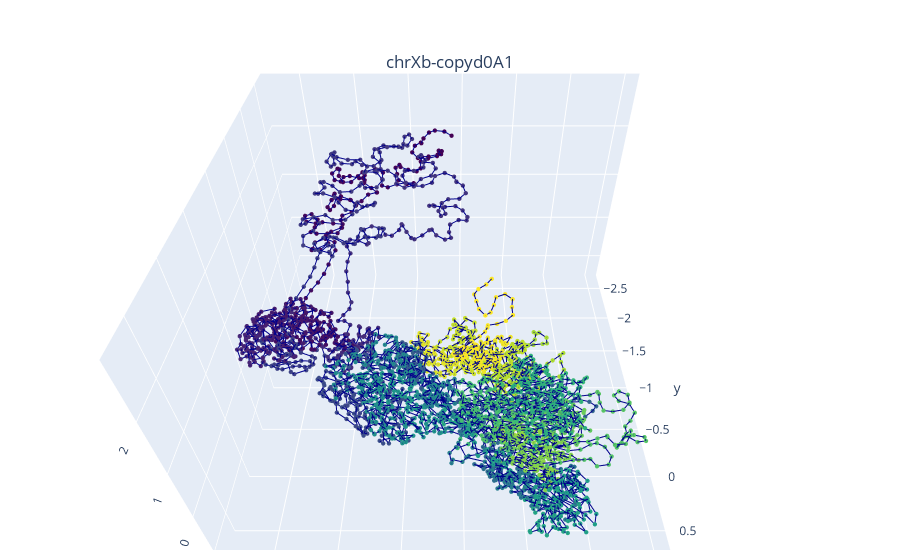

Source (notebook cell):
### Code cell
chr = "chrXb"
plot_tdg_file(tdg_path,chr,cell,color_column,plotly,size)

### Figure 1 — Plotly figure (JSON) as saved in the notebook; plotly's stock layout.template omitted (floating-point values rounded to 4 significant figures; data arrays with more than 128 entries replaced by an {"elided": "..."} marker saying what was removed)
{"data": [{"line": {"color": "darkblue", "width": 2}, "marker": {"color": {"elided": "3421 int values"}, "colorscale": [[0, "#440154"], [0.1111, "#482878"], [0.2222, "#3e4989"], [0.3333, "#31688e"], [0.4444, "#26828e"], [0.5556, "#1f9e89"], [0.6667, "#35b779"], [0.7778, "#6ece58"], [0.8889, "#b5de2b"], [1, "#fde725"]], "size": 1.5}, "type": "scatter3d", "x": {"elided": "3421 float values"}, "y": {"elided": "3421 float values"}, "z": {"elided": "3421 float values"}}], "layout": {"autosize": true, "margin": {"b": 10, "l": 10, "r": 10, "t": 50}, "scene": {"aspectmode": "manual", "aspectratio": {"x": 1, "y": 1, "z": 0.7}, "camera": {"eye": {"x": 0, "y": 1.071, "z": 1}, "up": {"x": 0, "y": 0, "z": 1}}}, "title": {"text": "chrXb-copyd0A1", "x": 0.5, "xanchor": "center", "y": 0.9, "yanchor": "top"}}}
